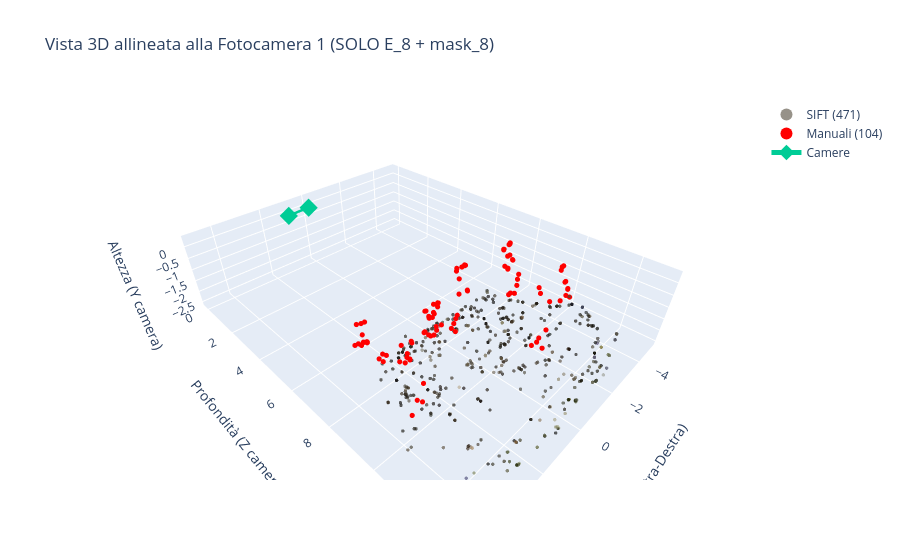

Write notebook code for a chart like this one.
### Code cell
import os
import sys
import numpy as np
import cv2
import plotly.graph_objects as go

# Camera overlay: OFF by default. Enable with: python step3_reconstruct_and_visualize_plotly.py --cameras
SHOW_CAMERAS = True

IMG1_PATH = "object/img1.JPG"
CALIB_PATH = "camera_calib.npz"
E_RES_PATH = "outputs/E_results.npz"

OUT_DIR = "outputs"
os.makedirs(OUT_DIR, exist_ok=True)

img1 = cv2.imread(IMG1_PATH)
assert img1 is not None, "Errore caricamento img1."
img1_rgb = cv2.cvtColor(img1, cv2.COLOR_BGR2RGB)

cal = np.load(CALIB_PATH)
K = cal["K"].astype(np.float64)
dist = cal["dist"].astype(np.float64)

# Undistort img1 for correct color sampling of non-manual points
img1_u = cv2.undistort(img1, K, dist)
img1_u_rgb = cv2.cvtColor(img1_u, cv2.COLOR_BGR2RGB)

res = np.load(E_RES_PATH, allow_pickle=True)

# ============================================================
# USA SOLO LA TUA SOLUZIONE (E_8 + mask_8)
# ============================================================
if "E_8" not in res:
    raise RuntimeError("E_8 non presente in E_results.npz: rigenera lo step2 salvando E_8.")
E = res["E_8"].astype(np.float64)

if "mask_8" not in res:
    raise RuntimeError(
        "mask_8 non presente in E_results.npz.\n"
        "Rigenera E_results.npz con lo step2 che salva mask_8."
    )
mask_in = res["mask_8"].astype(bool)
print("✅ Uso SOLO E_8 + mask_8 (nessun fallback su OpenCV)")

# ------------------------------------------------------------
# Caricamento punti
# ------------------------------------------------------------
if "pts1_px" not in res or "pts1_norm" not in res or "pts2_norm" not in res:
    raise RuntimeError(
        "Nel file E_results.npz mancano pts1_px / pts1_norm / pts2_norm.\n"
        "Assicurati che step2 salvi questi array."
    )

pts1_px = res["pts1_px"].astype(np.float64)
pts1_norm = res["pts1_norm"].astype(np.float64)
pts2_norm = res["pts2_norm"].astype(np.float64)

src_is_manual = res["src_is_manual"].astype(bool) if "src_is_manual" in res else np.zeros(len(pts1_px), dtype=bool)

# Applica solo la tua mask_8
pts1_n = pts1_norm[mask_in].reshape(-1, 1, 2)
pts2_n = pts2_norm[mask_in].reshape(-1, 1, 2)
pts1_p = pts1_px[mask_in]
is_manual = src_is_manual[mask_in]

# ------------------------------------------------------------
# recoverPose con la tua E_8 (cameraMatrix = I perché punti norm)
# ------------------------------------------------------------
retval, R, t, mask_pose = cv2.recoverPose(E, pts1_n, pts2_n, np.eye(3))
mask_pose = mask_pose.ravel().astype(bool)

pts1_final_n = pts1_n[mask_pose].reshape(-1, 2)
pts2_final_n = pts2_n[mask_pose].reshape(-1, 2)
pts1_final_px = pts1_p[mask_pose].astype(np.int32)
is_manual_final = is_manual[mask_pose]

# ------------------------------------------------------------
# Triangolazione (coordinate normalizzate)
# ------------------------------------------------------------
P1 = np.hstack([np.eye(3), np.zeros((3, 1))])
P2 = np.hstack([R, t])

X_h = cv2.triangulatePoints(P1, P2, pts1_final_n.T, pts2_final_n.T)
X = (X_h[:3, :] / (X_h[3, :] + 1e-12)).T

# Colori: campionati correttamente per NON manuali sull'immagine UNDISTORTED
# (i manuali restano rossi in plot, quindi il loro colore qui è irrilevante ma lo teniamo coerente)
pts1_final_u_px = cv2.undistortPoints(
    pts1_final_px.reshape(-1, 1, 2).astype(np.float64),
    K, dist, P=K
).reshape(-1, 2)
pts1_final_u_px = np.rint(pts1_final_u_px).astype(np.int32)

colors_rgb = []
h0, w0 = img1_rgb.shape[:2]
h1, w1 = img1_u_rgb.shape[:2]
for i, pt in enumerate(pts1_final_px):
    if is_manual_final[i]:
        u, v = int(pt[0]), int(pt[1])
        v = int(np.clip(v, 0, h0 - 1))
        u = int(np.clip(u, 0, w0 - 1))
        c = img1_rgb[v, u] / 255.0
    else:
        u, v = int(pts1_final_u_px[i, 0]), int(pts1_final_u_px[i, 1])
        v = int(np.clip(v, 0, h1 - 1))
        u = int(np.clip(u, 0, w1 - 1))
        c = img1_u_rgb[v, u] / 255.0
    colors_rgb.append(c)
colors_rgb = np.asarray(colors_rgb, dtype=np.float64)

# ------------------ FILTRI ------------------
X2 = (R @ X.T + t).T
mask_cheir = (X[:, 2] > 0) & (X2[:, 2] > 0)

dists_all = np.linalg.norm(X, axis=1)
th = np.quantile(dists_all[mask_cheir], 0.9) if np.sum(mask_cheir) > 0 else np.inf
mask_dist = dists_all < th

mask_keep = mask_cheir & mask_dist
X = X[mask_keep]
colors_rgb = colors_rgb[mask_keep]
is_manual_final = is_manual_final[mask_keep]

n_sift = int(np.sum(~is_manual_final))
n_manual = int(np.sum(is_manual_final))
print(f"Punti ricostruiti: {len(X)} (SIFT={n_sift}, MANUAL={n_manual})")

# ------------------ TRANSFORM PLOT ------------------
def transform_to_plot(pts):
    # Stessa tua convenzione: (x, z, -y)
    x_p = pts[:, 0]
    y_p = pts[:, 2]
    z_p = -pts[:, 1]
    return x_p, y_p, z_p

def camera_center_from_Rt(R, t):
    return (-R.T @ t).reshape(3)

def rgb_str(c):
    r, g, b = (np.clip(c, 0, 1) * 255).astype(int)
    return f"rgb({r},{g},{b})"

sift_mask = ~is_manual_final
manual_mask = is_manual_final

data = []

# SIFT cloud (colorata)
if np.sum(sift_mask) > 0:
    xs, ys, zs = transform_to_plot(X[sift_mask])
    cols = [rgb_str(c) for c in colors_rgb[sift_mask]]
    data.append(go.Scatter3d(
        x=xs, y=ys, z=zs,
        mode="markers",
        name=f"SIFT ({n_sift})",
        marker=dict(size=2, color=cols, opacity=0.65)
    ))

# Manual (rossi)
if np.sum(manual_mask) > 0:
    xm, ym, zm = transform_to_plot(X[manual_mask])
    data.append(go.Scatter3d(
        x=xm, y=ym, z=zm,
        mode="markers",
        name=f"Manuali ({n_manual})",
        marker=dict(size=3, color="red", opacity=1.0)
    ))

# Camere (opzionale)
if SHOW_CAMERAS:
    C1 = np.zeros(3)
    C2 = camera_center_from_Rt(R, t)
    C_plot = np.vstack([C1, C2])
    xc, yc, zc = transform_to_plot(C_plot)

    data.append(go.Scatter3d(
        x=xc, y=yc, z=zc,
        mode="markers+lines",
        name="Camere",
        marker=dict(size=6, symbol="diamond"),
        line=dict(width=5)
    ))

fig = go.Figure(data=data)

fig.update_layout(
    title="Vista 3D allineata alla Fotocamera 1 (SOLO E_8 + mask_8)",
    scene=dict(
        xaxis_title="X (Sinistra-Destra)",
        yaxis_title="Profondità (Z camera)",
        zaxis_title="Altezza (Y camera)",
        aspectmode="data"  # scala coerente tra assi
    ),
    legend=dict(itemsizing="constant")
)

fig.show()

### Figure 1 — Plotly figure (JSON) as saved in the notebook; plotly's stock layout.template omitted (floating-point values rounded to 4 significant figures; data arrays with more than 128 entries replaced by an {"elided": "..."} marker saying what was removed)
{"data": [{"marker": {"color": {"elided": "471 str values"}, "opacity": 0.65, "size": 2}, "mode": "markers", "name": "SIFT (471)", "type": "scatter3d", "x": {"elided": "471 float values"}, "y": {"elided": "471 float values"}, "z": {"elided": "471 float values"}}, {"marker": {"color": "red", "opacity": 1, "size": 3}, "mode": "markers", "name": "Manuali (104)", "type": "scatter3d", "x": [-3.217, -3.166, -3.147, -3.138, -3.307, -3.213, -3.218, -3.262, -2.879, -2.487, -2.157, -2.931, -2.14, -2.036, -1.58, -1.222, -1.535, -1.713, -1.852, -3.451, -3.42, -3.043, -3.044, -2.8, -3.123, -3.094, -3.345, -2.799, -2.794, -2.824, -3.11, -3.149, 3.43, 3.346, 3.346, 3.337, 3.354, 3.397, 3.538, 3.681, 3.59, 3.397, 3.349, 3.259, 3.508, -0.8547, -0.8536, -0.8525, -0.8525, -0.8448, -0.4803, -0.4906, -0.7239, -0.4948, -0.4885, -0.4718, -0.5723, 0.7085, 0.7295, 0.8848, 1.023, 1.161, 0.8854, 0.7174, 0.9458, 1.138, 1.216, 1.248, 1.313, 1.342, 1.421, 1.044, 1.164, 2.866, 2.866, 2.854, 2.848, 3.16, 3.155, 3.045, 2.975, 2.975, 4.013, 3.883, 3.994, 4.095, 1.421, 1.6, 1.471, 1.596, 1.68, 1.968, 1.926, 1.929, 1.749, -0.4745, -0.1391, -0.4168, -0.3753, -0.4366, 3.696, 3.743, 4.149, 3.677], "y": [10.43, 10.43, 10.28, 10.24, 10.65, 10.55, 10.56, 10.54, 10.54, 10.36, 10.14, 10.32, 10.06, 9.243, 9.559, 9.516, 9.383, 9.467, 9.396, 8.139, 8.146, 8.23, 8.232, 8.24, 8.187, 8.12, 7.991, 8.103, 8.121, 8.094, 8.104, 8.115, 7.736, 7.781, 7.805, 7.785, 7.83, 7.753, 7.783, 7.659, 7.71, 7.67, 7.593, 7.647, 7.583, 8.12, 8.11, 7.915, 7.915, 7.958, 7.897, 7.885, 7.907, 7.874, 8.048, 8.062, 7.949, 8.163, 8.185, 8.188, 8.237, 8.226, 8.148, 8.193, 8.21, 8.187, 8.137, 8.12, 9.36, 9.46, 9.368, 9.256, 9.304, 9.104, 9.102, 9.175, 9.146, 9.075, 8.99, 9.097, 9.115, 9.097, 9.311, 9.291, 9.28, 9.253, 8.976, 8.931, 8.837, 8.849, 8.791, 8.786, 8.775, 8.787, 8.768, 11.37, 11.18, 11.19, 11.25, 11.38, 10.44, 10.27, 10.5, 10.4], "z": [-0.329, -0.3338, 0.2551, 0.1999, -0.9201, -0.8535, -0.5909, -0.5919, -0.9137, -0.8382, -0.4394, 0.2007, -0.2368, -0.8279, 0.3159, -0.3301, -0.4936, 0.01393, -0.3316, -0.5795, -0.5428, -0.756, -0.7143, -0.5158, -0.2007, -0.265, 0.09294, 0.1381, 0.1488, 0.09818, 0.204, 0.2649, -0.5759, -0.6016, -0.6124, -0.5853, -0.5689, -0.5909, -0.6055, -0.5914, -0.5566, -0.3559, -0.005883, 0.03143, 0.04723, -0.699, -0.6695, 0.2318, 0.2621, 0.2729, 0.2849, 0.2765, 0.2345, 0.1615, -0.6827, -0.6686, -0.149, -0.3576, -0.494, -0.6899, -0.7304, -0.6894, -0.3282, -0.3411, -0.5874, -0.6521, -0.423, -0.4202, -0.1621, -0.3898, -0.2776, -0.05941, -0.09471, -0.7393, -0.7077, -0.05865, -0.02069, -0.01897, -0.6931, -0.7387, -0.419, -0.573, 0.1182, 0.239, 0.3508, 0.2341, -0.3709, -0.3549, -0.635, -0.7432, -0.7638, -0.462, -0.4615, -0.4533, -0.6926, -0.2716, -0.7865, -0.8275, -0.5981, -0.9555, -0.06223, -0.7793, -0.8339, -0.793]}, {"line": {"width": 5}, "marker": {"size": 6, "symbol": "diamond"}, "mode": "markers+lines", "name": "Camere", "type": "scatter3d", "x": [0.0, 0.9989], "y": [0.0, 0.04025], "z": [-0.0, -0.0227]}], "layout": {"legend": {"itemsizing": "constant"}, "scene": {"aspectmode": "data", "xaxis": {"title": {"text": "X (Sinistra-Destra)"}}, "yaxis": {"title": {"text": "Profondità (Z camera)"}}, "zaxis": {"title": {"text": "Altezza (Y camera)"}}}, "title": {"text": "Vista 3D allineata alla Fotocamera 1 (SOLO E_8 + mask_8)"}}}
